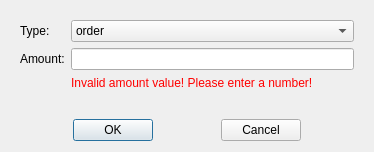
<?xml version="1.0" encoding="UTF-8"?>
<ui version="4.0">
 <class>Dialog</class>
 <widget class="QDialog" name="Dialog">
  <property name="geometry">
   <rect>
    <x>0</x>
    <y>0</y>
    <width>374</width>
    <height>152</height>
   </rect>
  </property>
  <property name="windowTitle">
   <string>Dialog</string>
  </property>
  <layout class="QVBoxLayout" name="verticalLayout">
   <item>
    <widget class="QWidget" name="editorInnerWidget" native="true">
     <layout class="QFormLayout" name="formLayout">
      <item row="0" column="0">
       <widget class="QLabel" name="label_3">
        <property name="text">
         <string>Type:</string>
        </property>
       </widget>
      </item>
      <item row="1" column="0">
       <widget class="QLabel" name="label_4">
        <property name="text">
         <string>Amount:</string>
        </property>
       </widget>
      </item>
      <item row="0" column="1">
       <widget class="QComboBox" name="type_value">
        <item>
         <property name="text">
          <string>order</string>
         </property>
        </item>
        <item>
         <property name="text">
          <string>income</string>
         </property>
        </item>
       </widget>
      </item>
      <item row="1" column="1">
       <widget class="QLineEdit" name="amount_value"/>
      </item>
      <item row="2" column="1">
       <widget class="QLabel" name="invalid_message">
        <property name="styleSheet">
         <string notr="true">color: red;</string>
        </property>
        <property name="text">
         <string>Invalid amount value! Please enter a number!</string>
        </property>
       </widget>
      </item>
     </layout>
    </widget>
   </item>
   <item>
    <layout class="QHBoxLayout" name="horizontalLayout">
     <item>
      <widget class="QPushButton" name="okButton">
       <property name="maximumSize">
        <size>
         <width>80</width>
         <height>16777215</height>
        </size>
       </property>
       <property name="text">
        <string>OK</string>
       </property>
      </widget>
     </item>
     <item>
      <widget class="QPushButton" name="cancelButton">
       <property name="maximumSize">
        <size>
         <width>80</width>
         <height>16777215</height>
        </size>
       </property>
       <property name="text">
        <string>Cancel</string>
       </property>
      </widget>
     </item>
    </layout>
   </item>
  </layout>
 </widget>
 <resources/>
 <connections/>
</ui>
